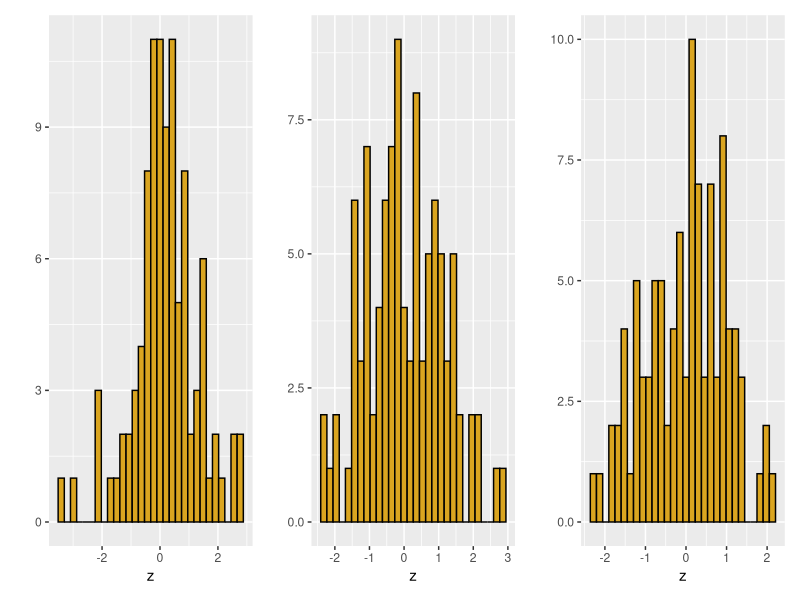

The R source for this figure:
## ----setup, include=FALSE------------------------------------------------
knitr::opts_chunk$set(echo = TRUE,message=FALSE)

## ------------------------------------------------------------------------
set.seed(02252018)
runif(1)

## ------------------------------------------------------------------------
# install TeachingDemos package from CRAN
library(TeachingDemos)
z <- char2seed("espresso",set=FALSE)
z
set.seed(z)
runif(1)

## ------------------------------------------------------------------------
char2seed("chai latte with soy")
runif(1)

## ------------------------------------------------------------------------
dirtyVec <- c(3.2, NA, 2.2, 6, 5)
complete.cases(dirtyVec)

# use this to select the NA values (inverse)
!complete.cases(dirtyVec)

## ---- eval=FALSE---------------------------------------------------------
## # removes all rows with 1 or more NAs
## cleanFrame <- dirtyFrame[complete.cases(dirtyFrame),]
## 

## ---- eval=FALSE---------------------------------------------------------
## # remove rows with NAs only in column 5 or column 6
## cleanFrame <- dirtyFrame[complete.cases(dirtyFrame[,(5:6)]),]
## 

## ---- message=FALSE------------------------------------------------------

# Using a vector of lists to store ggplot objects in a loop
# February 19, 2018
library(ggplot2)
library(patchwork)
n <- 3 # number of plots to create
plotList <- vector("list",n) # taken from a StackOverflow answer from Venables
# Now run a little for loop to create, plot, and store 3 replicates
for(i in seq(plotList)) {
  local({                     # special call to local
       i <- i                 # special re-assignment of counter 
  z <- rnorm(100)
  plotList[[i]] <<- qplot(x=z,color=I("black"),fill=I("goldenrod"))
  }) # note global assign <<- and environment closure })
}


# now plot these with patchwork
plotList[[1]] | plotList[[2]] | plotList[[3]]
